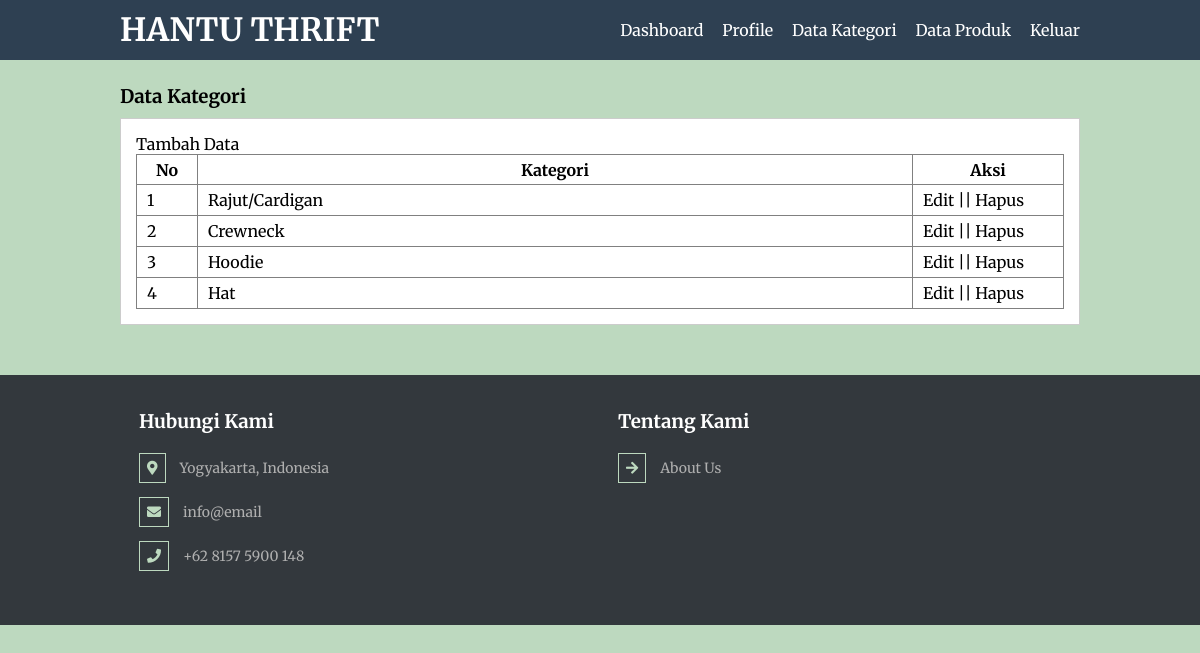
/data-kategori.php (signed in), run on the app's committed database.
### tables this page shows
CREATE TABLE `tb_category` (
  `id_category` int(11) NOT NULL,
  `name_category` varchar(25) NOT NULL
);

### data-kategori.php (the view, shortened to what this page needs)
<?php
    include 'db.php';
    $kontak = mysqli_query($conn, "SELECT telp_admin, email_admin, address_admin FROM tb_admin WHERE id_admin = 1");
    $a = mysqli_fetch_object($kontak);
?>
<!DOCTYPE html>
<html>
    <head>
        <link rel="stylesheet" type="text/css" href="style.css">
        <link rel="stylesheet" href="https://cdnjs.cloudflare.com/ajax/libs/font-awesome/5.13.0/css/all.min.css">
    </head>
    <body>
       <header>
           <div class="container">
                <h1><a href="dashboard">HANTU THRIFT</a></h1>
                <ul>
                    <li><a href="dashboard">Dashboard</a></li>
                    <li><a href="profile">Profile</a></li>
                    <li><a href="data-kategori">Data Kategori</a></li>
                    <li><a href="data-produk">Data Produk</a></li>
                    <li><a href="keluar">Keluar</a></li>
                </ul>
           </div>
       </header>
       <div class="section">
           <div class="container">
               <h3>Data Kategori</h3>
               <div class="box">
                   <p><a href="tambah-kategori">Tambah Data</a></p>
                   <table border="1" cellspacing="0" class="table">
                       <thead>
                           <tr>
                               <th width="60px">No</th>
                               <th>Kategori</th>
                               <th width="150px">Aksi</th>
                           </tr>
                       </thead>
                       <tbody>
                           <?php
                           $no = 1;
                           $kategori = mysqli_query($conn, "SELECT * FROM tb_category ORDER BY id_category DESC");
                           if(mysqli_num_rows($kategori)> 0){
                           while($row = mysqli_fetch_Array($kategori)){
                           ?>
                           <tr>
                               <td><?php echo $no++ ?></td>
                               <td><?php echo $row['name_category'] ?></td>
                               <td>
                                   <a href="edit-kategori?id=<?php echo $row['id_category']?>">Edit</a> || <a href="hapus-kategori?idk=<?php echo $row['id_category'] ?>" onclick="return confirm('Yakin Ingin Hapus ?')">Hapus</a>
                               </td>
                           </tr>
                           <?php }}else{ ?>
                            <tr>
                                <td colspan="3">Tidak Ada Data</td>
                            </tr>
                           <?php } ?>
                       </tbody>
                   </table>
               </div>
           </div>
       </div>
       <div class="footer">
            <div class="col-6">
                <h3>Hubungi Kami</h3>
                    <ul class="address">
                        <li><i class="fas fa-map-marker-alt"></i>Yogyakarta, Indonesia</li>
                        <li><i class="fas fa-envelope"></i><a href="mailto:info@email">info@email</a></li>
                        <li><i class="fas fa-phone"></i><a href="https://api.whatsapp.com/send?phone=<?php echo $a->telp_admin ?>&text=Hai, saya tertarik dengan produk Anda." target="_blank">+62 8157 5900 148</a></li>
                    </ul>
            </div>
            <div class="col-6">
                <h3>Tentang Kami</h3>
                    <ul class="address">
                        <li><i class="fas fa-arrow-right"></i><a href="about">About Us</a></li>
                    </ul>
            </div>
        </div>
    </body>
</html>

### style.css (style rules this page uses)
* { padding: 0; margin: 0; font-family: 'Merriweather', serif; }
body { background-color:#bdd9bf; }
a { color: inherit; text-decoration: none; }
header { background-color: #2E4052; color: #fff; }
header h1 { float: left; padding: 10px 0; }
header ul { float: right; }
header ul li { display: inline-block; }
header ul li a { padding: 20px 0 20px 15px; display: inline-block; }
.container { width: 80%; margin:0 auto; }
.container:after { content: ''; display: block; clear: both; }
.section { padding: 25px 0; }
.box { background-color: #fff; border: 1px solid #ccc; padding: 15px; box-sizing: border-box; margin: 10px 0 25px 0; }
.box:after { content: ''; display: block; clear: both; }
.table { width: 100%; border-collapse: collapse; }
.table tr { height: 30px; }
.table tr td { padding: 5px 10px; }
.footer { width: 100%; height: 200px; padding: 25px 0 ; background-color: #33383d; color: #fff; }
.col-6 h3 { margin-bottom: 20px; }
.col-6 { margin-left: 129px; width: 350px; height: 200px; padding: 10px; float: left; box-sizing: border-box; }
.col-6 ul li { list-style-type: none; margin-bottom: 1em; color: #afafaf; font-size: 14px; }
.col-6 ul.address li i { color: #bdd9bf; border: 1px solid #bdd9bf; padding: .5em; margin-right: 1em; }

### data on the page
tb_category: name_category "Rajut/Cardigan"
tb_category: name_category "Crewneck"
tb_category: name_category "Hoodie"
tb_category: name_category "Hat"
